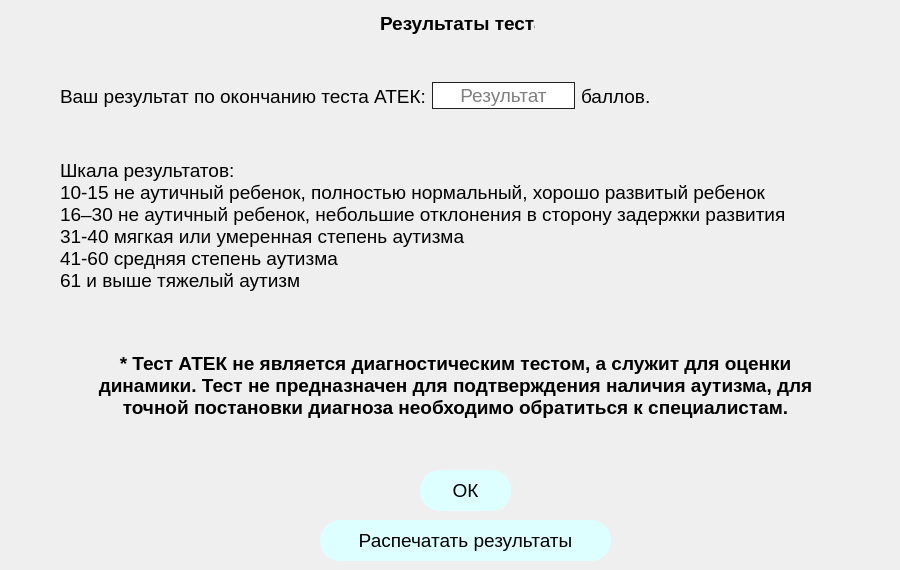
<?xml version="1.0" encoding="UTF-8"?>
<ui version="4.0">
 <class>Form</class>
 <widget class="QWidget" name="Form">
  <property name="geometry">
   <rect>
    <x>0</x>
    <y>0</y>
    <width>900</width>
    <height>570</height>
   </rect>
  </property>
  <property name="windowTitle">
   <string>Form</string>
  </property>
  <widget class="QPushButton" name="printResults_button">
   <property name="geometry">
    <rect>
     <x>320</x>
     <y>520</y>
     <width>291</width>
     <height>41</height>
    </rect>
   </property>
   <property name="font">
    <font>
     <family>Segoe UI</family>
     <pointsize>14</pointsize>
    </font>
   </property>
   <property name="cursor">
    <cursorShape>PointingHandCursor</cursorShape>
   </property>
   <property name="mouseTracking">
    <bool>true</bool>
   </property>
   <property name="tabletTracking">
    <bool>false</bool>
   </property>
   <property name="styleSheet">
    <string notr="true">QPushButton{
background-color: rgba(221, 255, 255, 1);
border-radius: 20px;
}

QPushButton:hover{
background-color: rgba(221, 255, 255, 0.7);
border: 1px solid rgb(0, 0, 0);
}

QPushButton:pressed{
background-color: rgba(221, 255, 255, 0.5);
border: 2px solid rgb(0, 0, 0);
}</string>
   </property>
   <property name="text">
    <string>Распечатать результаты</string>
   </property>
   <property name="checkable">
    <bool>false</bool>
   </property>
   <property name="autoDefault">
    <bool>false</bool>
   </property>
  </widget>
  <widget class="QLabel" name="warning">
   <property name="geometry">
    <rect>
     <x>90</x>
     <y>340</y>
     <width>731</width>
     <height>91</height>
    </rect>
   </property>
   <property name="font">
    <font>
     <pointsize>14</pointsize>
     <bold>true</bold>
    </font>
   </property>
   <property name="text">
    <string>* Тест АТЕК не является диагностическим тестом, а служит для оценки динамики. Тест не предназначен для подтверждения наличия аутизма, для точной постановки диагноза необходимо обратиться к специалистам.</string>
   </property>
   <property name="alignment">
    <set>Qt::AlignCenter</set>
   </property>
   <property name="wordWrap">
    <bool>true</bool>
   </property>
  </widget>
  <widget class="QPushButton" name="OK_button">
   <property name="geometry">
    <rect>
     <x>420</x>
     <y>470</y>
     <width>91</width>
     <height>41</height>
    </rect>
   </property>
   <property name="font">
    <font>
     <family>Segoe UI</family>
     <pointsize>14</pointsize>
    </font>
   </property>
   <property name="cursor">
    <cursorShape>PointingHandCursor</cursorShape>
   </property>
   <property name="mouseTracking">
    <bool>true</bool>
   </property>
   <property name="tabletTracking">
    <bool>false</bool>
   </property>
   <property name="styleSheet">
    <string notr="true">QPushButton{
background-color: rgba(221, 255, 255, 1);
border-radius: 20px;
}

QPushButton:hover{
background-color: rgba(221, 255, 255, 0.7);
border: 1px solid rgb(0, 0, 0);
}

QPushButton:pressed{
background-color: rgba(221, 255, 255, 0.5);
border: 2px solid rgb(0, 0, 0);
}</string>
   </property>
   <property name="text">
    <string>ОК</string>
   </property>
   <property name="checkable">
    <bool>false</bool>
   </property>
   <property name="autoDefault">
    <bool>false</bool>
   </property>
  </widget>
  <widget class="QLabel" name="rateDescription">
   <property name="geometry">
    <rect>
     <x>60</x>
     <y>140</y>
     <width>731</width>
     <height>171</height>
    </rect>
   </property>
   <property name="font">
    <font>
     <pointsize>14</pointsize>
     <bold>false</bold>
    </font>
   </property>
   <property name="text">
    <string>Шкала результатов:
10-15 не аутичный ребенок, полностью нормальный, хорошо развитый ребенок
16–30 не аутичный ребенок, небольшие отклонения в сторону задержки развития
31-40 мягкая или умеренная степень аутизма
41-60 средняя степень аутизма
61 и выше тяжелый аутизм</string>
   </property>
   <property name="alignment">
    <set>Qt::AlignLeading|Qt::AlignLeft|Qt::AlignVCenter</set>
   </property>
   <property name="wordWrap">
    <bool>true</bool>
   </property>
  </widget>
  <widget class="QLabel" name="windowTitle">
   <property name="geometry">
    <rect>
     <x>380</x>
     <y>10</y>
     <width>155</width>
     <height>26</height>
    </rect>
   </property>
   <property name="font">
    <font>
     <pointsize>14</pointsize>
     <bold>true</bold>
    </font>
   </property>
   <property name="text">
    <string>Результаты теста</string>
   </property>
   <property name="alignment">
    <set>Qt::AlignLeading|Qt::AlignLeft|Qt::AlignVCenter</set>
   </property>
   <property name="wordWrap">
    <bool>false</bool>
   </property>
  </widget>
  <widget class="QWidget" name="layoutWidget">
   <property name="geometry">
    <rect>
     <x>60</x>
     <y>80</y>
     <width>591</width>
     <height>32</height>
    </rect>
   </property>
   <layout class="QHBoxLayout" name="resultsString">
    <item>
     <widget class="QLabel" name="lab_1">
      <property name="font">
       <font>
        <pointsize>14</pointsize>
        <bold>false</bold>
       </font>
      </property>
      <property name="text">
       <string>Ваш результат по окончанию теста АТЕК:</string>
      </property>
      <property name="alignment">
       <set>Qt::AlignLeading|Qt::AlignLeft|Qt::AlignVCenter</set>
      </property>
      <property name="wordWrap">
       <bool>false</bool>
      </property>
     </widget>
    </item>
    <item>
     <widget class="QLineEdit" name="results_QLE">
      <property name="font">
       <font>
        <pointsize>14</pointsize>
       </font>
      </property>
      <property name="styleSheet">
       <string notr="true">QLineEdit{
border: 1px solid rgb(33, 33, 34);
}</string>
      </property>
      <property name="alignment">
       <set>Qt::AlignCenter</set>
      </property>
      <property name="readOnly">
       <bool>true</bool>
      </property>
      <property name="placeholderText">
       <string>Результат</string>
      </property>
     </widget>
    </item>
    <item>
     <widget class="QLabel" name="lab_2">
      <property name="font">
       <font>
        <pointsize>14</pointsize>
        <bold>false</bold>
       </font>
      </property>
      <property name="text">
       <string>баллов.</string>
      </property>
      <property name="alignment">
       <set>Qt::AlignLeading|Qt::AlignLeft|Qt::AlignVCenter</set>
      </property>
      <property name="wordWrap">
       <bool>false</bool>
      </property>
     </widget>
    </item>
   </layout>
  </widget>
 </widget>
 <resources/>
 <connections/>
</ui>
